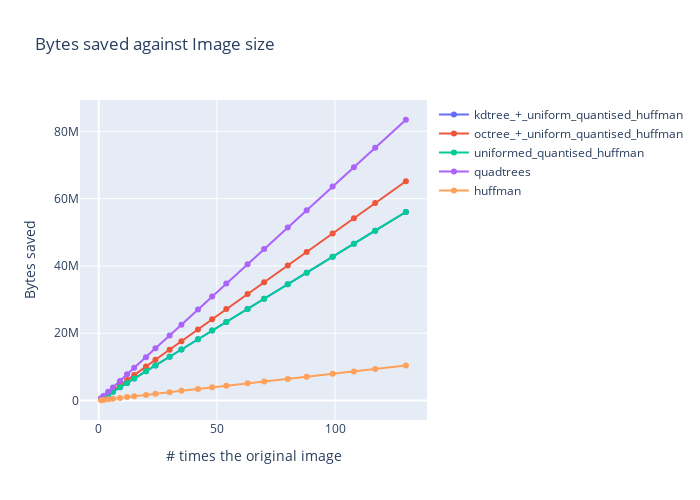

This figure's notebook cell:
### Code cell
filter = {'huffman', 'uniformed_quantised_huffman', 'kdtree_+_uniform_quantised_huffman', 'quadtrees', 'octree_+_uniform_quantised_huffman'}
filtered_stats = dict()
# print(list(compressedTimes.keys()))
for item in filter:
    if item in compressedTimes.keys():
        filtered_stats[item] = copy.deepcopy(bytesSaved[item])
        
plot_image(pixel_counts, filtered_stats, "Bytes saved against Image size", "Bytes saved")

### Figure 1 — Plotly figure (JSON) as saved in the notebook; plotly's stock layout.template omitted (floating-point values rounded to 4 significant figures)
{"data": [{"mode": "lines+markers", "name": "kdtree_+_uniform_quantised_huffman", "type": "scatter", "x": [1, 2, 4, 6, 9, 12, 15, 20, 24, 30, 35, 42, 48, 54, 63, 70, 80, 88, 99, 108, 117, 130], "y": [443725, 891152, 1759625, 2637362, 3925761, 5247249, 6556252, 8680078, 10451704, 13022321, 15184608, 18188958, 20795482, 23381892, 27243946, 30265742, 34548993, 38001740, 42716504, 46600670, 50493392, 56058827]}, {"mode": "lines+markers", "name": "octree_+_uniform_quantised_huffman", "type": "scatter", "x": [1, 2, 4, 6, 9, 12, 15, 20, 24, 30, 35, 42, 48, 54, 63, 70, 80, 88, 99, 108, 117, 130], "y": [514101, 1031840, 2040938, 3059300, 4558637, 6091062, 7611003, 10086391, 12139267, 15131759, 17645609, 21142146, 24170545, 27178830, 31673697, 35187680, 40174056, 44189303, 49677505, 54194483, 58720018, 65199515]}, {"mode": "lines+markers", "name": "uniformed_quantised_huffman", "type": "scatter", "visible": true, "x": [1, 2, 4, 6, 9, 12, 15, 20, 24, 30, 35, 42, 48, 54, 63, 70, 80, 88, 99, 108, 117, 130], "y": [443725, 891152, 1759625, 2637362, 3925761, 5247249, 6556252, 8680078, 10451704, 13022321, 15184608, 18188958, 20795482, 23381892, 27243946, 30265742, 34548993, 38001740, 42716504, 46600670, 50493392, 56058827]}, {"mode": "lines+markers", "name": "quadtrees", "type": "scatter", "x": [1, 2, 4, 6, 9, 12, 15, 20, 24, 30, 35, 42, 48, 54, 63, 70, 80, 88, 99, 108, 117, 130], "y": [654967, 1313331, 2603679, 3903291, 5824503, 7778803, 9720619, 12899132, 15514508, 19350750, 22567725, 27048637, 30920786, 34772821, 40533313, 45031671, 51424297, 56564544, 63599488, 69382091, 75173251, 83480873]}, {"mode": "lines+markers", "name": "huffman", "type": "scatter", "x": [1, 2, 4, 6, 9, 12, 15, 20, 24, 30, 35, 42, 48, 54, 63, 70, 80, 88, 99, 108, 117, 130], "y": [85044, 181196, 347101, 522272, 756819, 1024459, 1279611, 1647012, 2013497, 2476418, 2882278, 3427594, 3926426, 4405124, 5105584, 5668377, 6438776, 7081229, 7931862, 8654442, 9385628, 10384363]}], "layout": {"height": 500, "showlegend": true, "title": {"text": "Bytes saved against Image size"}, "width": 700, "xaxis": {"autorange": true, "range": [-8.071, 139.1], "title": {"text": "# times the original image"}, "type": "linear"}, "yaxis": {"autorange": true, "range": [-5787000.0, 89350000.0], "title": {"text": "Bytes saved"}, "type": "linear"}}}
